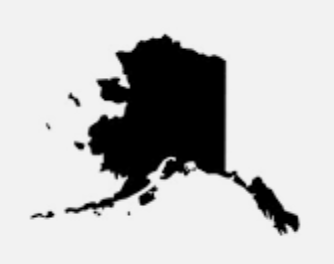
#> input picture Alaska.png, 334 x 264 px
$ python CISFinalPROJ.py
#> lines starting #> are read from the running program, lines starting #| are printed output that depends on the picture
#!/usr/bin/env python3
# -*- coding: utf-8 -*-
"""
Created on Thu Dec  2 11:28:24 2021

@author: alext.
"""
import geopandas
import matplotlib.pyplot as plot
from PIL import Image
ALpic = Image.open("Alaska.png","r")
#> ALpic is the input picture: PIL image 334x264 RGBA; mean R, G, B, A 194.1, 194.1, 194.1, 255
HIpic = Image.open("Hawaii.png","r")
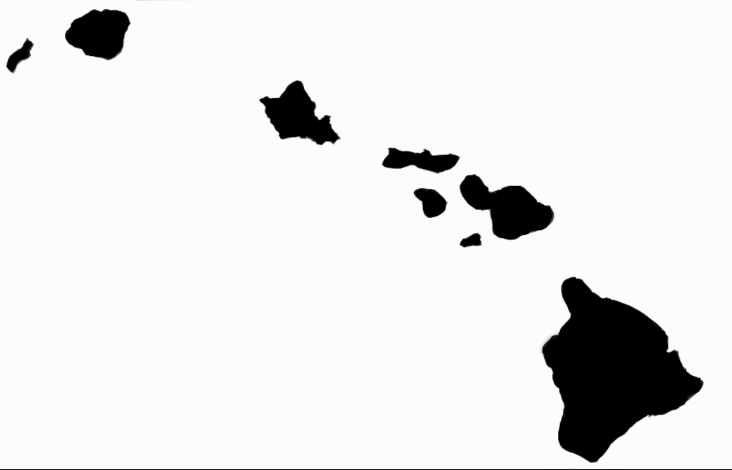
#> input picture Hawaii.png, 1464 x 940 px (shown at 1/2 size)
#> HIpic is the input picture: PIL image 1464x940 RGBA; mean R, G, B, A 232.6, 231.4, 231.4, 255
ALpic = ALpic.resize((400,400))
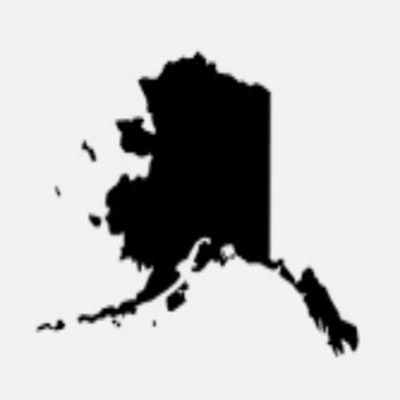
#> ALpic: PIL image 400x400 RGBA; mean R, G, B, A 194.1, 194.1, 194.1, 255
HIpic = HIpic.resize((400,400))
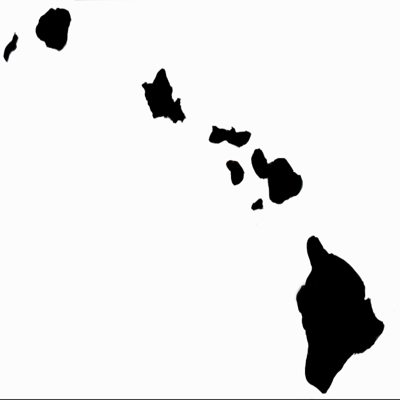
#> HIpic: PIL image 400x400 RGBA; mean R, G, B, A 232.6, 231.6, 231.7, 255
statedict ={}
numdist= {}
districtfile = open("DistrictData.csv","r")
#> (reads DistrictData.csv from the repository)
eligvoter = open("Voters.csv","r")
#> (reads Voters.csv from the repository)

totvotes=[]
dlines = districtfile.readlines()
allstates = []
votpop = {}
#> (the run stopped early here; a loop or call above may not have finished)
